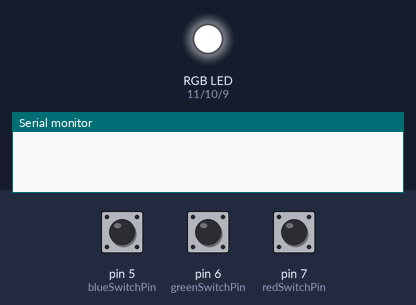
A sketch run on a simulated Arduino Uno, built with avr-gcc and run on an emulated ATmega328P. Parts: an RGB LED mixed from three pins (HIGH = lit), the last lines printed to the serial monitor. The test bench sets the inputs (shaded band); at power-on: pin 5 (blueSwitchPin) HIGH, pin 6 (greenSwitchPin) HIGH, pin 7 (redSwitchPin) HIGH. Dim RGB values are drawn brighter than linear.

Above: at 1.2 s.
1.3 s: pin 5 (blueSwitchPin) pulled LOW for 1 s
At 1.46 s:
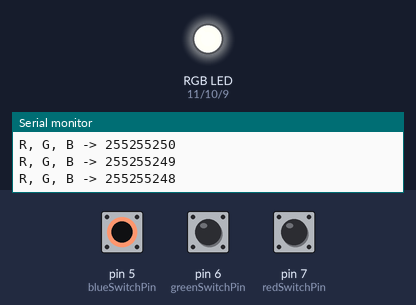
3.8 s: pin 6 (greenSwitchPin) pulled LOW for 3.2 s
At 7.6 s:
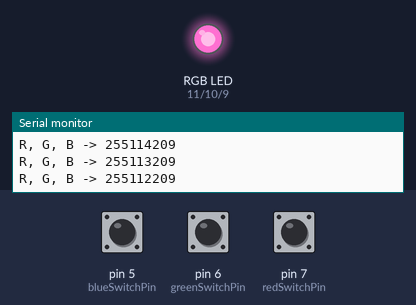
8.5 s: pin 7 (redSwitchPin) pulled LOW for 0.15 s
At 8.9 s:
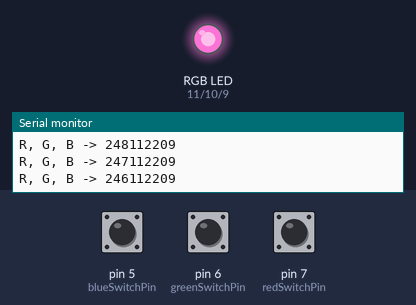
10.1 s: pin 6 (greenSwitchPin) pulled LOW for 1 s
At 12.2 s:
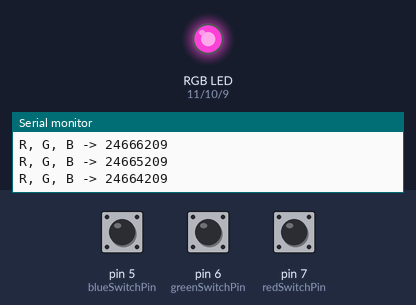
12.6 s: pin 5 (blueSwitchPin) pulled LOW for 3.2 s
At 16.6 s:
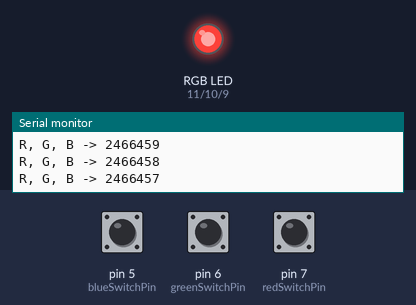
17.3 s: pin 7 (redSwitchPin) pulled LOW for 3.2 s
At 20.7 s:
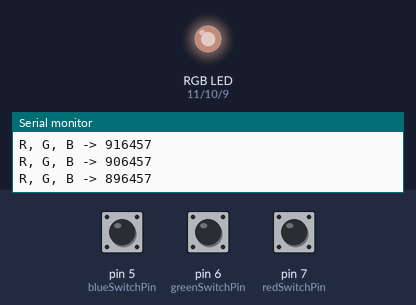
Timing chart, 0 to 22.2 s (numbered marks = the images above; inputs shaded):
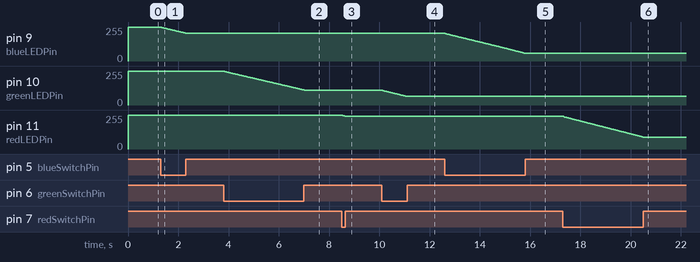

The sketch:

rgbmix.ino
```cpp
/*
Adafruit Arduino - Lesson 7. RGB Fader
*/

int redLEDPin = 11;
int greenLEDPin = 10;
int blueLEDPin = 9;

int redSwitchPin = 7;
int greenSwitchPin = 6;
int blueSwitchPin = 5;

int red = 255;
int blue = 255;
int green = 255;

#define DEBUG

void setup()
{
  pinMode(redLEDPin, OUTPUT);
  pinMode(greenLEDPin, OUTPUT);
  pinMode(blueLEDPin, OUTPUT);
  pinMode(redSwitchPin, INPUT_PULLUP);
  pinMode(greenSwitchPin, INPUT_PULLUP);
  pinMode(blueSwitchPin, INPUT_PULLUP);

  #ifdef DEBUG
    Serial.begin(9600);
  #endif
}

void loop()
{
  // Read Buttons
  if (digitalRead(redSwitchPin) == LOW)
  {
    red --;
    if (red < 5) red = 255;
    #ifdef DEBUG
    // Serial Debug
    Serial.print("R, G, B -> ");
    Serial.print(red);
    Serial.print(green);
    Serial.println(blue);
    #endif
  }
  if (digitalRead(greenSwitchPin) == LOW)
  {
    green--;
    if (green < 5) green = 255;
    #ifdef DEBUG
    // Serial Debug
    Serial.print("R, G, B -> ");
    Serial.print(red);
    Serial.print(green);
    Serial.println(blue);
    #endif
  }
  if (digitalRead(blueSwitchPin) == LOW)
  {
    blue--;
    if (blue < 5) blue = 255;
    #ifdef DEBUG
    // Serial Debug
    Serial.print("R, G, B -> ");
    Serial.print(red);
    Serial.print(green);
    Serial.println(blue);
    #endif
  }

  // Light the LED
  analogWrite(redLEDPin, red);
  analogWrite(greenLEDPin, green);
  analogWrite(blueLEDPin, blue);
  delay(10);
}

/*
void readButtons()
{
  //capture button press
  //process color counter
  //meter()
}
*/


void meter()
{
  // Convert/Invert levels
  int r = map(red, 0, 255, 9, 0);
  int g = map(green, 0, 255, 9, 0);
  int b = map(blue, 0, 255, 9, 0);
  // Print R level G level B level
  Serial.print("R: ");
  Serial.print(r);
  Serial.print("\t");
  Serial.print("G: ");
  Serial.print(g);
  Serial.print("\t");
  Serial.print("B: ");
  Serial.println(b);
}
```

Measured:
- after the input at 1.3 s, pin 9 (blueLEDPin): moves from 255/255 to 209/255 over 0.98 s, starting at once
- after the input at 3.8 s, pin 10 (greenLEDPin): moves from 255/255 to 112/255 over 3.2 s, starting at once
- after the input at 8.5 s, pin 11 (redLEDPin): moves from 255/255 to 246/255 over 0.14 s, starting at once
- after the input at 10.1 s, pin 10 (greenLEDPin): moves from 112/255 to 64/255 over 0.99 s, starting at once
- after the input at 12.6 s, pin 9 (blueLEDPin): moves from 209/255 to 57/255 over 3.2 s, starting at once
- after the input at 17.3 s, pin 11 (redLEDPin): moves from 246/255 to 89/255 over 3.2 s, starting at once
